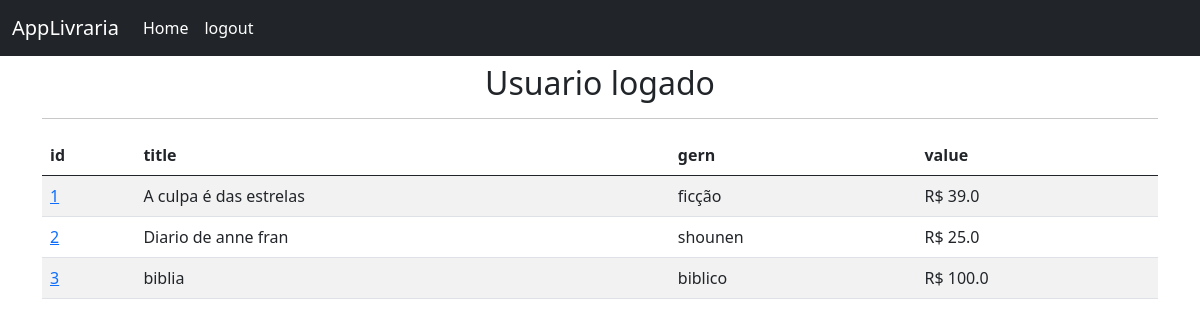
Before: / (signed in) with the older database file.
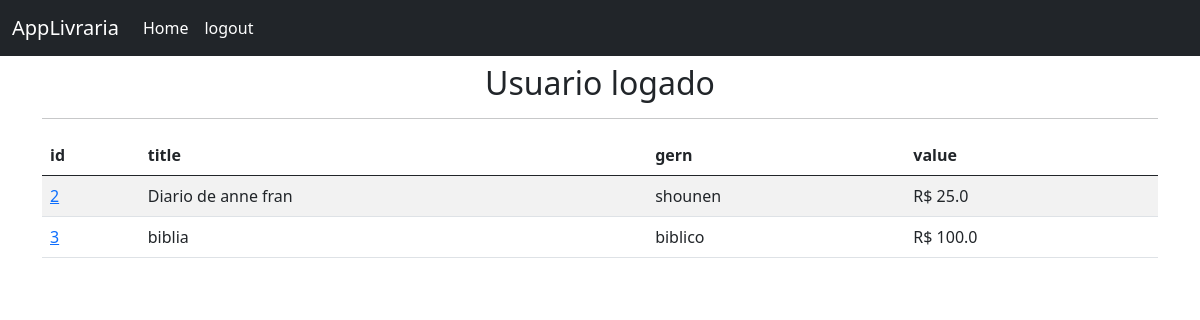
After: the same page with the newer database file.
### livraria/models.py (models this page shows, shortened)
class Book(models.Model):
    created_at = models.DateTimeField(auto_now_add = True)
    title = models.CharField(max_length = 50)
    description = models.CharField(max_length = 200)
    year = models.IntegerField()
    gern = models.CharField(max_length = 30)
    value = models.FloatField()

### livraria/views.py (the view)
# urls.py: path("",home, name = "home"),
def home(request):
    books = Book.objects.all()
    if request.method == "POST":
        username = request.POST['usuario']
        password = request.POST['senha']
        user = authenticate(
            request,
            username=username,
            password=password
        )
        if user is not None:
            login(request, user)
            messages.success(request,
                "Login realizado com sucesso!")
            return redirect('home')
        else:
            messages.error(request,
                "Erro na autenticação. Tente novamente!")
            return redirect('home')
    else:
        return render(request, 'home.html',{'books':books})

### livraria/templates/home.html (shortened to what this page needs)
{% extends 'layout.html' %} {% block content %} {% if user.is_authenticated%}
<h2 class="text-center">Usuario logado</h2>
<hr />
{%if books %}
<table class="table table-striped">
  <thead>
    <tr>
      <th>id</th>
      <th>title</th>
      <th>gern</th>
      <th>value</th>
    </tr>
  </thead>
  <tbody>
    {% for book in books %}
    <tr>
      <td>
        <a href="{% url 'book' book.id %}"> {{book.id}} </a>
      </td>
      <td>{{book.title}}</td>
      <td>{{book.gern}}</td>
      <td>R$ {{book.value}}</td>
    </tr>
    {% endfor %}
  </tbody>
</table>
{% endif %} {% endif %} {% endblock %}

Changed rows visible on the page:
removed Book: id "1", title "A culpa é das estrelas", gern "ficção", value "39.0"
